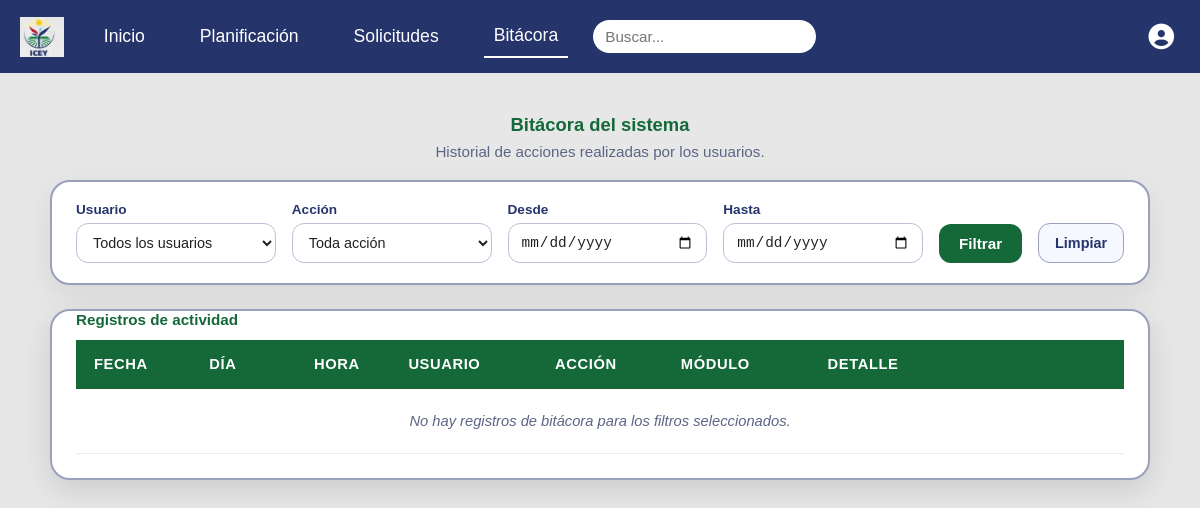
Page /controladores/bitacora_contr.php (signed in) on the earlier database version.
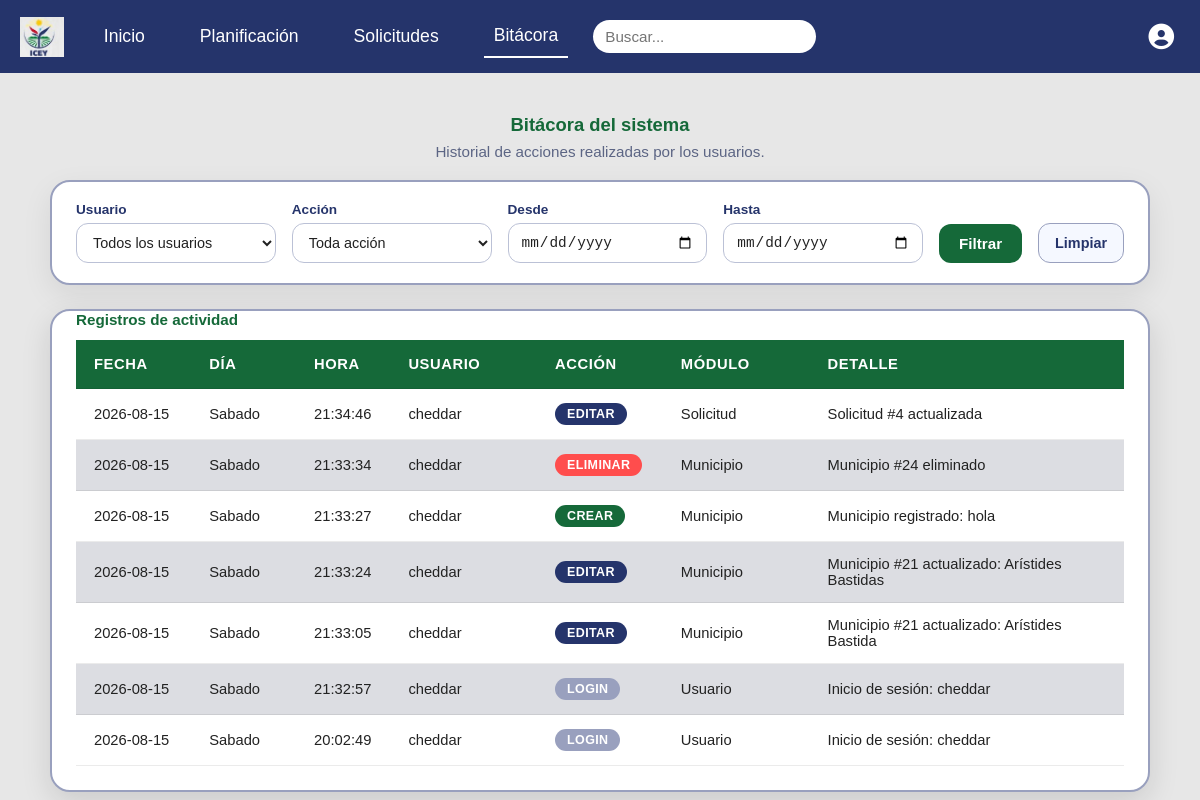
Same page on the later database version.
### tables this page shows
CREATE TABLE `bitacora` (
  `id` int(10) NOT NULL,
  `nom_dia` varchar(15) NOT NULL,
  `fecha` date NOT NULL,
  `hora` time NOT NULL,
  `id_usu` int(10) NOT NULL,
  `accion` varchar(30) NOT NULL,
  `descripcion` varchar(50) NOT NULL,
  `detalle` text NOT NULL
);

CREATE TABLE `usuario` (
  `id` int(10) NOT NULL,
  `nombre` varchar(15) NOT NULL,
  `clave` varchar(255) NOT NULL,
  `telefono` varchar(15) DEFAULT NULL,
  `id_empleado` int(11) DEFAULT NULL,
  `rol` enum('administrador','usuario') NOT NULL DEFAULT 'usuario'
);

### controladores/bitacora_contr.php (called while the page is built, shortened)
<?php
require_once __DIR__ . '/../modelos/modelo_bitacora.php';
$filtros = [
    'id_usu'      => $_GET['id_usu']      ?? '',
    'accion'      => $_GET['accion']      ?? '',
    'fecha_desde' => $_GET['fecha_desde'] ?? '',
    'fecha_hasta' => $_GET['fecha_hasta'] ?? '',
];
$registros = obtener_bitacora($filtros);
require_once __DIR__ . '/../src/bitacora.php';
?>

### modelos/modelo_bitacora.php (called while the page is built, shortened)
<?php
function obtener_bitacora($filtros = []) {
    global $conex;
    $params = [];
    $sql = "SELECT b.id, b.nom_dia, b.fecha, b.hora, b.id_usu, b.accion, b.descripcion, b.detalle,
                   u.nombre AS nombre_usuario
            FROM bitacora b
            INNER JOIN usuario u ON u.id = b.id_usu";
    $sql .= " ORDER BY b.fecha DESC, b.hora DESC, b.id DESC";
    try {
        $stmt = $conex->prepare($sql);
        $stmt->execute($params);
        return $stmt->fetchAll(PDO::FETCH_ASSOC);
    } catch (PDOException $e) {
        error_log("Fallo al consultar bitácora: " . $e->getMessage());
        return [];
    }
}
?>

### src/bitacora.php (the view, shortened to what this page needs)
<?php
require_once __DIR__ . '/../modelos/modelo_bitacora.php';
$filtros = [
    'id_usu'      => $_GET['id_usu']      ?? '',
    'accion'      => $_GET['accion']      ?? '',
    'fecha_desde' => $_GET['fecha_desde'] ?? '',
    'fecha_hasta' => $_GET['fecha_hasta'] ?? '',
];
$registros = obtener_bitacora($filtros);
?>
<!DOCTYPE html>
<html lang="es">
<head>
    <link rel="stylesheet" href="./css/main.css">
    <link rel="stylesheet" href="./css/bitacora.css">
    <link rel="stylesheet" href="https://cdnjs.cloudflare.com/ajax/libs/font-awesome/6.5.1/css/all.min.css">
</head>
<body>
<?php require_once __DIR__ . '/../include/header.php'; ?>
<main class="container__bitacora">
    <h1 class="bitacora__title">Bitácora del sistema</h1>
    <p class="bitacora__subtitle">Historial de acciones realizadas por los usuarios.</p>
    <form method="GET" action="bitacora.php" class="bitacora__filtros">
        <div class="campo">
            <label for="id_usu">Usuario</label>
            <select name="id_usu" id="id_usu">
                <option value="">Todos los usuarios</option>
            </select>
        </div>
        <div class="campo">
            <label for="accion">Acción</label>
            <select name="accion" id="accion">
                <option value="">Toda acción</option>
            </select>
        </div>
        <div class="campo">
            <label for="fecha_desde">Desde</label>
            <input type="date" name="fecha_desde" id="fecha_desde" value="<?= htmlspecialchars($filtros['fecha_desde']) ?>">
        </div>
        <div class="campo">
            <label for="fecha_hasta">Hasta</label>
            <input type="date" name="fecha_hasta" id="fecha_hasta" value="<?= htmlspecialchars($filtros['fecha_hasta']) ?>">
        </div>
        <button type="submit">Filtrar</button>
        <a href="bitacora.php" class="bitacora__limpiar">Limpiar</a>
    </form>
    <div class="tabla__container bitacora__tabla-wrap">
        <table class="bitacora__tabla">
            <caption class="tabla-planificacion__caption">Registros de actividad</caption>
            <thead>
                <tr>
                    <th class="col-fecha">Fecha</th>
                    <th class="col-dia">Día</th>
                    <th class="col-hora">Hora</th>
                    <th class="col-usuario">Usuario</th>
                    <th class="col-accion">Acción</th>
                    <th class="col-modulo">Módulo</th>
                    <th class="col-detalle">Detalle</th>
                </tr>
            </thead>
            <tbody>
                <?php if (empty($registros)): ?>
                    <tr>
                        <td colspan="7" class="bitacora__vacio">No hay registros de bitácora para los filtros seleccionados.</td>
                    </tr>
                <?php else: ?>
                    <?php foreach ($registros as $r):
                        $accionClase = match (strtolower($r['accion'])) {
                            'crear'    => 'bitacora__badge--crear',
                            'editar'   => 'bitacora__badge--editar',
                            'eliminar' => 'bitacora__badge--eliminar',
                            'login'    => 'bitacora__badge--login',
                            default    => 'bitacora__badge--login',
                        };
                    ?>
                        <tr>
                            <td data-label="Fecha"><?= htmlspecialchars($r['fecha']) ?></td>
                            <td data-label="Día"><?= htmlspecialchars($r['nom_dia']) ?></td>
                            <td data-label="Hora"><?= htmlspecialchars($r['hora']) ?></td>
                            <td data-label="Usuario"><?= htmlspecialchars($r['nombre_usuario']) ?></td>
                            <td data-label="Acción">
                                <span class="bitacora__badge <?= $accionClase ?>"><?= htmlspecialchars($r['accion']) ?></span>
                            </td>
                            <td data-label="Módulo"><?= htmlspecialchars($r['descripcion']) ?></td>
                            <td data-label="Detalle"><?= htmlspecialchars($r['detalle']) ?></td>
                        </tr>
                    <?php endforeach; ?>
                <?php endif; ?>
            </tbody>
        </table>
    </div>
</main>
</body>
</html>

### include/header.php (shortened to what this page needs)
<header>
        <?php
        $current = basename($_SERVER['PHP_SELF'] ?? '');
        $uri = $_SERVER['REQUEST_URI'] ?? '';
        $inicioActive = stripos($uri, 'main2') !== false || stripos($current, 'main2') !== false;
        $planActive = stripos($uri, 'index.php') !== false || stripos($uri, 'main.html') !== false || stripos($current, 'index.php') !== false;
        $bitacoraActive = stripos($uri, 'bitacora') !== false;
        $esAdmin = isset($_SESSION['user_rol']) && $_SESSION['user_rol'] === 'administrador';
        ?>
        <nav>
            <img src="./assets/image.png" alt="Logo" class="nav__logo">
            <div class="nav__links">
                <a href="main2.php" class="nav__link<?= $inicioActive ? ' active' : '' ?>">Inicio</a>
                <a href="index.php" class="nav__link<?= $planActive ? ' active' : '' ?>">Planificación</a>
                <a href="solicitud.php" class="nav__link<?= stripos($uri, 'solicitud.php') !== false ? ' active' : '' ?>">Solicitudes</a>
                <?php if ($esAdmin): ?>
                    <a href="bitacora.php" class="nav__link<?= $bitacoraActive ? ' active' : '' ?>">Bitácora</a>
                <?php endif; ?>
                <input type="text" class="nav__search" placeholder="Buscar...">
                <div class="nav__user">
                    <button id="userMenuButton" class="nav__user-btn" aria-haspopup="true" aria-expanded="false" title="Usuario" type="button">
                        <i class="fas fa-user-circle"></i>
                    </button>
                </div>
            </div>
        </nav>
    </header>

### src/css/main.css (style rules this page uses)
* { margin: 0; padding: 0; box-sizing: border-box; }
html, body { box-sizing: border-box; margin: 0; background-color: #e7e7e7; font-family: sans-serif; }
header nav { display: flex; width: 100%; padding: 15px 0px; background-color: #25346b; color: white; align-items: center; }
.nav__logo { height: 40px; margin-left: 20px; margin-right: 20px; }
.nav__links { display: flex; align-items: center; gap: 15px; flex: 1; }
.nav__links a { text-decoration: none; color: white; padding: 10px; font-size: 1.1em; margin: 0 10px; }
.nav__link.active { border-bottom: 2px solid white; }
.nav__search { padding: 8px 12px; border-radius: 20px; border: none; font-size: 0.95rem; background-color: #ffffff; color: #25346b; outline: none; }
.nav__user { position: relative; margin-left: auto; margin-right: 20px; }
.nav__user-btn { background: transparent; border: none; color: white; cursor: pointer; font-size: 1.6rem; padding: 6px; display: flex; align-items: center; }
.tabla__container { display: block; margin: 0 auto; height: auto; width: 100%; max-width: 100%; background-color: #ffffff; box-shadow: 0px 10px 30px rgba(0, 0, 0, 0.12); padding: 0px 24px 24px; border-radius: 20px; margin-top: 15px; border: 2px solid #99a0be; overflow-x: auto; }
td, th { padding: 12px 14px; border-bottom: 1px solid rgba(0, 0, 0, 0.08); word-break: break-word; white-space: normal; overflow-wrap: anywhere; }
.tabla-planificacion__caption { caption-side: top; text-align: left; font-size: 0.95rem; font-weight: 700; color: #156939; margin-bottom: 12px; }
thead th { padding: 16px 18px; text-align: left; color: white; background-color: #156939; font-weight: 700; text-transform: uppercase; letter-spacing: 0.04em; }
td, th { padding: 16px 18px; border-bottom: 1px solid rgba(0, 0, 0, 0.08); }
tr { background-color: #ffffff; }
tbody tr:nth-child(even) { background-color: #dcdde2; }

Differences in the rows shown:
added bitacora: fecha "2026-08-15", nom_dia "Sabado", hora "21:34:46", id_usu.nombre "cheddar", accion "EDITAR", descripcion "Solicitud", detalle "Solicitud #4 actualizada"
added bitacora: fecha "2026-08-15", nom_dia "Sabado", hora "21:33:34", id_usu.nombre "cheddar", accion "ELIMINAR", descripcion "Municipio", detalle "Municipio #24 eliminado"
added bitacora: fecha "2026-08-15", nom_dia "Sabado", hora "21:33:27", id_usu.nombre "cheddar", accion "CREAR", descripcion "Municipio", detalle "Municipio registrado: hola"
added bitacora: fecha "2026-08-15", nom_dia "Sabado", hora "21:33:24", id_usu.nombre "cheddar", accion "EDITAR", descripcion "Municipio", detalle "Municipio #21 actualizado: Arístides Bastidas"
added bitacora: fecha "2026-08-15", nom_dia "Sabado", hora "21:33:05", id_usu.nombre "cheddar", accion "EDITAR", descripcion "Municipio", detalle "Municipio #21 actualizado: Arístides Bastida"
added bitacora: fecha "2026-08-15", nom_dia "Sabado", hora "21:32:57", id_usu.nombre "cheddar", accion "LOGIN", descripcion "Usuario", detalle "Inicio de sesión: cheddar"
added bitacora: fecha "2026-08-15", nom_dia "Sabado", hora "20:02:49", id_usu.nombre "cheddar", accion "LOGIN", descripcion "Usuario", detalle "Inicio de sesión: cheddar"
Other differences:
text no longer shown: "No hay registros de bitácora para los filtros seleccionados."
